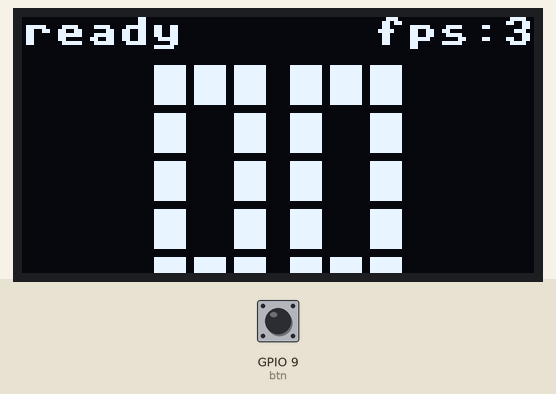
Recording of a program running on a simulated ESP32 board running MicroPython. Parts: 128×64 one-colour display. The inputs (shaded band) are chosen by the test bench; at power-on: GPIO 9 (btn) HIGH.

Above: at 1.2 s.
1.3 s: GPIO 9 (btn) pulled LOW for 0.15 s
At 1.7 s:
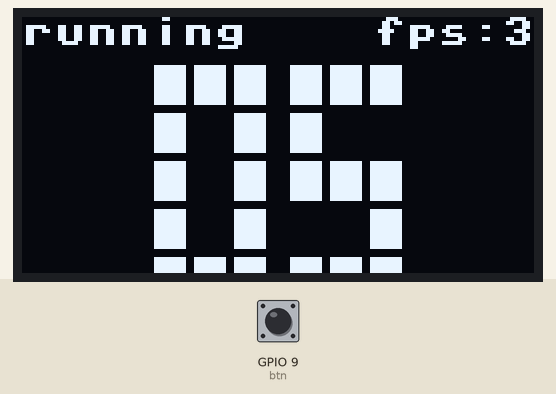
2.0 s: GPIO 9 (btn) pulled LOW for 0.15 s
At 3.3 s:
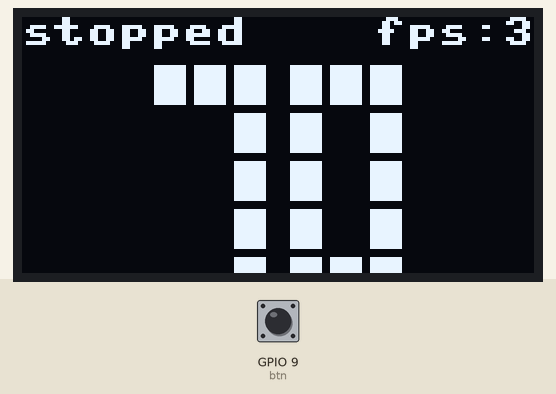
3.6 s: GPIO 9 (btn) pulled LOW for 1 s
At 5.4 s:
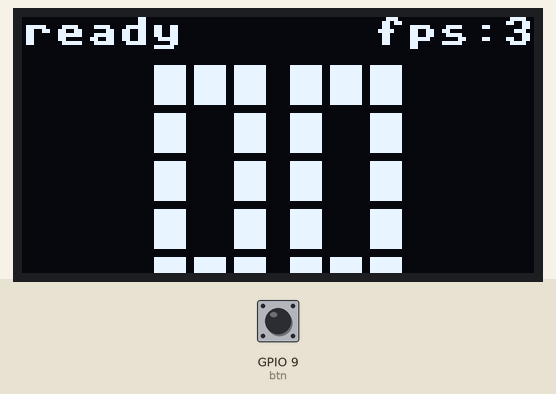
Timing chart, 0 to 6.9 s (numbered marks = the images above; inputs shaded):
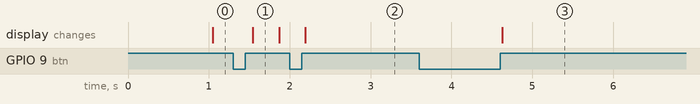

The program:

chrono_proto.py
```python
"""
Chronograph prototype — centisecond (XX) display stress test.
Press boot button to start, press again to stop, hold to reset.
"""
from machine import Pin, SoftI2C
import ssd1306
import time

i2c  = SoftI2C(scl=Pin(6), sda=Pin(5))
oled = ssd1306.SSD1306_I2C(128, 64, i2c)
btn  = Pin(9, Pin.IN, Pin.PULL_UP)

# ── States ───────────────────────────────────────────
IDLE    = 0
RUNNING = 1
STOPPED = 2

state     = IDLE
start_t   = 0       # ticks_ms when started
elapsed   = 0       # frozen elapsed ms when stopped
fps_count = 0
fps_time  = 0
fps_val   = 0

# ── Big digit font (5 rows x 3 cols) ────────────────
DIGITS = {
    0: [1,1,1, 1,0,1, 1,0,1, 1,0,1, 1,1,1],
    1: [0,1,0, 1,1,0, 0,1,0, 0,1,0, 1,1,1],
    2: [1,1,1, 0,0,1, 1,1,1, 1,0,0, 1,1,1],
    3: [1,1,1, 0,0,1, 1,1,1, 0,0,1, 1,1,1],
    4: [1,0,1, 1,0,1, 1,1,1, 0,0,1, 0,0,1],
    5: [1,1,1, 1,0,0, 1,1,1, 0,0,1, 1,1,1],
    6: [1,1,1, 1,0,0, 1,1,1, 1,0,1, 1,1,1],
    7: [1,1,1, 0,0,1, 0,0,1, 0,0,1, 0,0,1],
    8: [1,1,1, 1,0,1, 1,1,1, 1,0,1, 1,1,1],
    9: [1,1,1, 1,0,1, 1,1,1, 0,0,1, 1,1,1],
}

BW  = 8      # block width  (bigger for visibility)
BH  = 10     # block height
GAP = 2


def draw_digit(d, x, y):
    pat = DIGITS[d]
    for r in range(5):
        for c in range(3):
            oled.fill_rect(x + c * (BW + GAP), y + r * (BH + GAP),
                           BW, BH, pat[r * 3 + c])


# ── Button handling ──────────────────────────────────
btn_prev   = 1
down_time  = 0
LONG_MS    = 600


def check_button():
    global state, start_t, elapsed, btn_prev, down_time
    v   = btn.value()
    now = time.ticks_ms()

    # Press down
    if btn_prev == 1 and v == 0:
        down_time = now

    # Release
    if btn_prev == 0 and v == 1:
        held = time.ticks_diff(now, down_time)
        if held >= LONG_MS:
            # Long press → reset
            state   = IDLE
            elapsed = 0
        else:
            # Short press → start/stop
            if state == IDLE:
                start_t = time.ticks_ms()
                state   = RUNNING
            elif state == RUNNING:
                elapsed = time.ticks_diff(now, start_t)
                state   = STOPPED
            elif state == STOPPED:
                start_t = time.ticks_add(now, -elapsed)
                state   = RUNNING

    btn_prev = v


# ── Main loop ────────────────────────────────────────
def main():
    global fps_count, fps_time, fps_val

    fps_time = time.ticks_ms()

    while True:
        check_button()

        # Calculate centiseconds (0-99)
        if state == RUNNING:
            ms = time.ticks_diff(time.ticks_ms(), start_t)
        elif state == STOPPED:
            ms = elapsed
        else:
            ms = 0

        cs = (ms // 10) % 100    # centiseconds 00-99

        # Draw
        oled.fill(0)

        # Status label
        if state == IDLE:
            oled.text('ready', 0, 0, 1)
        elif state == RUNNING:
            oled.text('running', 0, 0, 1)
        elif state == STOPPED:
            oled.text('stopped', 0, 0, 1)

        # Big centisecond digits
        dw = 3 * (BW + GAP) - GAP
        sp = 6
        tw = dw * 2 + sp
        sx = (128 - tw) // 2
        y  = 12
        draw_digit(cs // 10, sx, y)
        draw_digit(cs % 10, sx + dw + sp, y)

        # FPS counter
        fps_count += 1
        now = time.ticks_ms()
        dt  = time.ticks_diff(now, fps_time)
        if dt >= 1000:
            fps_val   = fps_count * 1000 // dt
            fps_count = 0
            fps_time  = now

        oled.text('fps:' + str(fps_val), 88, 0, 1)

        oled.show()
        # No sleep — run as fast as possible!


main()
```

Measured:
- after the input at 1.3 s, the display: changes after 0.24 s (image 1)
- after the input at 2.0 s, the display: changes after 0.19 s (image 2)
- after the input at 3.6 s, the display: changes after 1.0 s (image 3)
